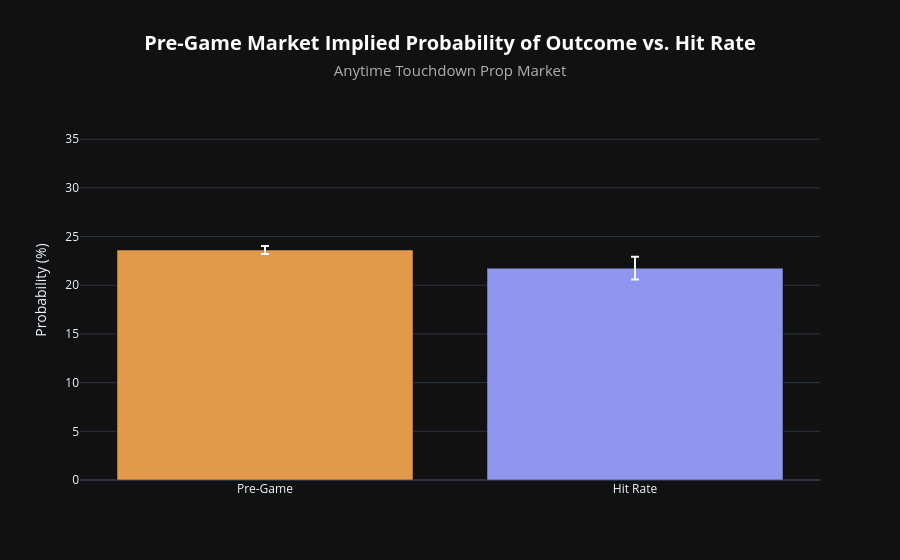

Notebook source saved alongside this figure:
### Code cell
# Comparison Analysis
# Note, hover over bars for t-test

graph_comparison(
    df           = anytime_td_df,
    graph_title  = "Anytime Touchdown",
    n_req_trades = 500,
    ci           = 0.95,
)

### Figure 1 — Plotly figure (JSON) as saved in the notebook; plotly's stock layout.template omitted (floating-point values rounded to 4 significant figures)
{"data": [{"error_y": {"array": [0.4012], "type": "data", "visible": true}, "hovertemplate": "<b>Pre-Game:</b> 23.62%<br><b>Hit Rate:</b> 21.76%<br><b>Paired t-test:</b><br>&nbsp;&nbsp;• t = 3.31<br>&nbsp;&nbsp;• p = 0.0009<br>&nbsp;&nbsp;• n (markets) = 4,835<extra></extra>", "marker": {"color": "#E29A4A"}, "name": "Pre-Game", "type": "bar", "x": ["Pre-Game"], "y": [23.62]}, {"error_y": {"array": [1.163], "type": "data", "visible": true}, "hovertemplate": "<b>Pre-Game:</b> 23.62%<br><b>Hit Rate:</b> 21.76%<br><b>Paired t-test:</b><br>&nbsp;&nbsp;• t = 3.31<br>&nbsp;&nbsp;• p = 0.0009<br>&nbsp;&nbsp;• n (markets) = 4,835<extra></extra>", "marker": {"color": "#9096ED"}, "name": "Hit Rate", "type": "bar", "x": ["Hit Rate"], "y": [21.76]}], "layout": {"barmode": "group", "legend": {"title": {"text": ""}}, "paper_bgcolor": "#111111", "plot_bgcolor": "#111111", "showlegend": false, "title": {"font": {"color": "#ffffff", "size": 20}, "text": "<b>Pre-Game Market Implied Probability of Outcome vs. Hit Rate</b><br><span style='font-size: 15px; color: #b0b0b0;'>Anytime Touchdown Prop Market</span>", "x": 0.5, "xanchor": "center"}, "yaxis": {"range": [0, 39.02], "title": {"text": "Probability (%)"}}}}
